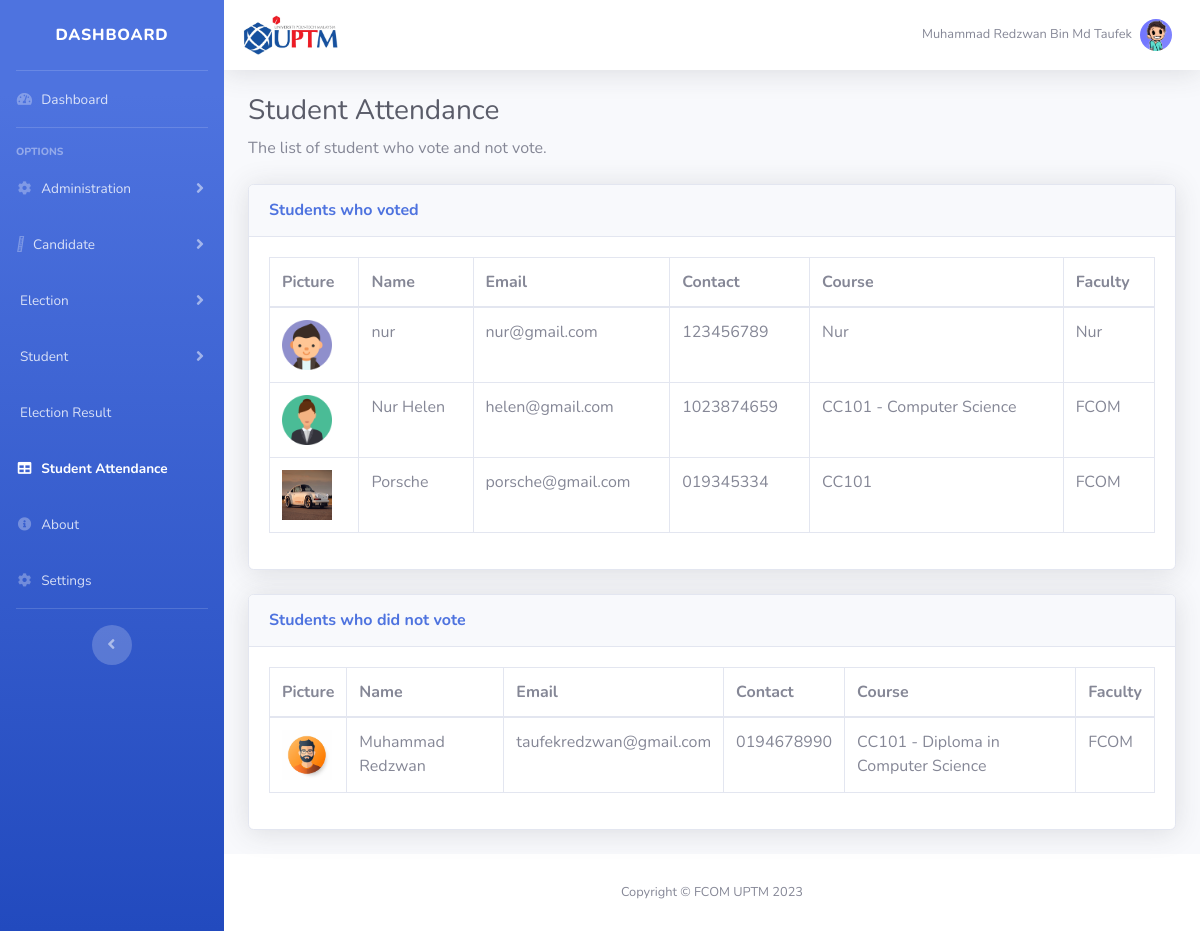
Before: /Admin/attendance.php (signed in) with the older database file.
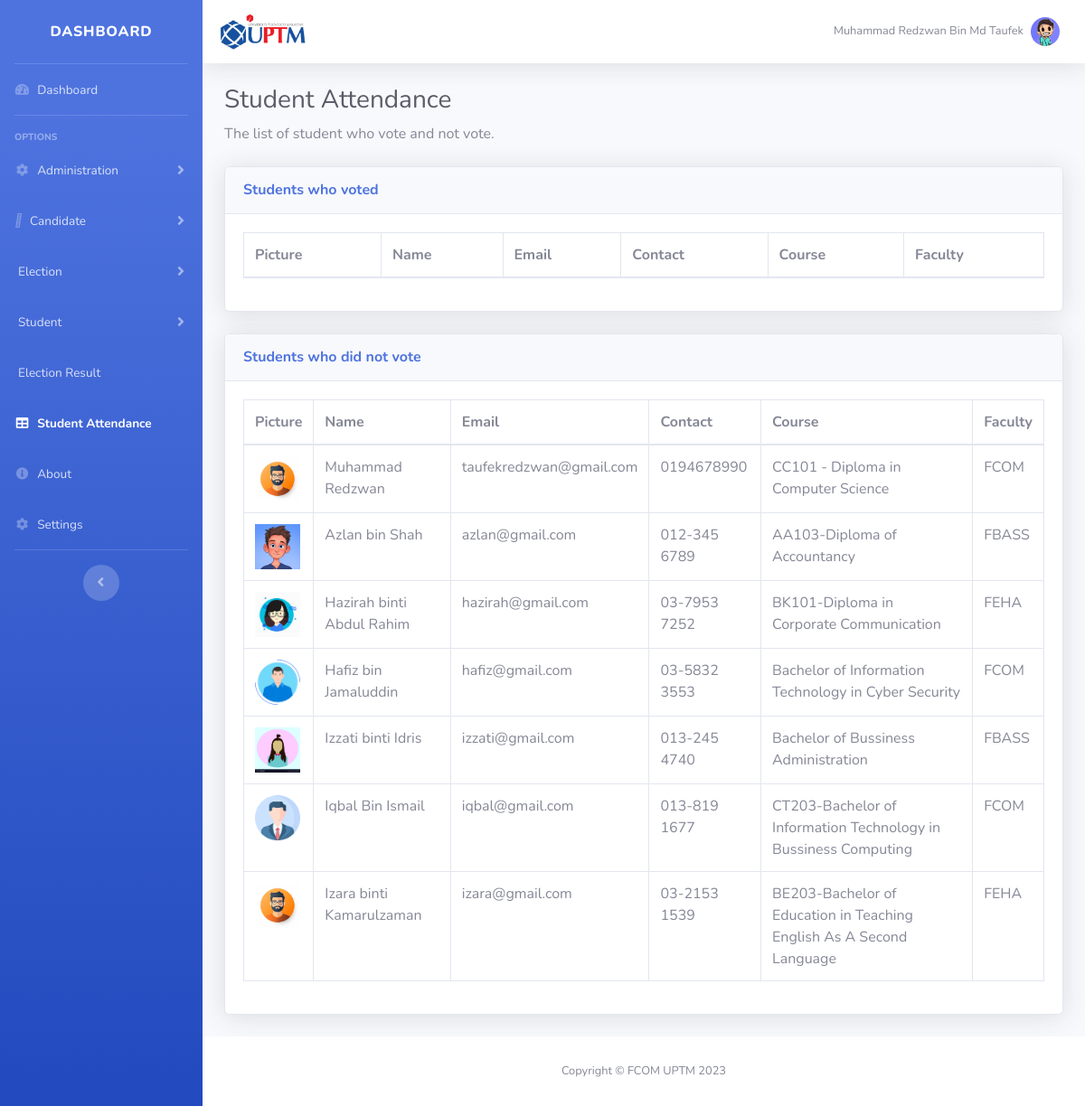
After: the same page with the newer database file.
### tables this page shows
CREATE TABLE `student` (
  `studentId` int(11) NOT NULL,
  `studentPic` varchar(255) NOT NULL,
  `studentName` varchar(80) NOT NULL,
  `email` varchar(100) NOT NULL,
  `password` varchar(255) NOT NULL,
  `contact` varchar(255) NOT NULL,
  `votingHistory` tinyint(4) NOT NULL DEFAULT 0,
  `course` varchar(255) NOT NULL,
  `faculty` varchar(255) NOT NULL,
  `apply` tinyint(1) NOT NULL DEFAULT 0
);

### Admin/attendance.php (the view, shortened to what the changed rows need)
<?php
    include '../Database/connect.php';
    $sql_voted = "SELECT * FROM student WHERE votingHistory = 1";
    $result_voted = $conn->query($sql_voted);
    $sql_not_voted = "SELECT * FROM student WHERE votingHistory = 0";
    $result_not_voted = $conn->query($sql_not_voted);
?>
<!DOCTYPE html>
<html lang="en">
<head>
    <link href="vendor/fontawesome-free/css/all.min.css" rel="stylesheet" type="text/css">
    <link href="css/sb-admin-2.min.css" rel="stylesheet">
    <link href="vendor/datatables/dataTables.bootstrap4.min.css" rel="stylesheet">
</head>
<body id="page-top">
    <div id="wrapper">
        <div id="content-wrapper" class="d-flex flex-column">
            <div id="content">
                <div class="container-fluid">
                    <h1 class="h3 mb-2 text-gray-800">Student Attendance</h1>
                    <div class="card shadow mb-4">
                        <div class="card-body">
                            <div class="table-responsive">
                                <table class="table table-bordered" id="dataTableVoted" width="100%" cellspacing="0">
                                    <thead>
                                        <tr>
                                            <th>Picture</th>
                                            <th>Name</th>
                                            <th>Email</th>
                                            <th>Contact</th>
                                            <th>Course</th>
                                            <th>Faculty</th>
                                        </tr>
                                    </thead>
                                    <tbody>
                                        <?php while($row = $result_voted->fetch_assoc()): ?>
                                            <tr>
                                                <td><img src="<?php echo $row['studentPic']; ?>" alt="Student Picture" style="width:50px;height:50px;"></td>
                                                <td><?php echo $row['studentName']; ?></td>
                                                <td><?php echo $row['email']; ?></td>
                                                <td><?php echo $row['contact']; ?></td>
                                                <td><?php echo $row['course']; ?></td>
                                                <td><?php echo $row['faculty']; ?></td>
                                            </tr>
                                        <?php endwhile; ?>
                                    </tbody>
                                </table>
                            </div>
                        </div>
                    </div>
                    <div class="card shadow mb-4">
                        <div class="card-body">
                            <div class="table-responsive">
                                <table class="table table-bordered" id="dataTableNotVoted" width="100%" cellspacing="0">
                                    <thead>
                                        <tr>
                                            <th>Picture</th>
                                            <th>Name</th>
                                            <th>Email</th>
                                            <th>Contact</th>
                                            <th>Course</th>
                                            <th>Faculty</th>
                                        </tr>
                                    </thead>
                                    <tbody>
                                        <?php while($row = $result_not_voted->fetch_assoc()): ?>
                                            <tr>
                                                <td><img src="<?php echo $row['studentPic']; ?>" alt="Student Picture" style="width:50px;height:50px;"></td>
                                                <td><?php echo $row['studentName']; ?></td>
                                                <td><?php echo $row['email']; ?></td>
                                                <td><?php echo $row['contact']; ?></td>
                                                <td><?php echo $row['course']; ?></td>
                                                <td><?php echo $row['faculty']; ?></td>
                                            </tr>
                                        <?php endwhile; ?>
                                    </tbody>
                                </table>
                            </div>
                        </div>
                    </div>
                </div>
            </div>
        </div>
    </div>
</body>
</html>

Changed rows visible on the page:
removed student: studentPic (picture), studentName "nur", email "nur@gmail.com", contact "123456789", course "Nur", faculty "Nur", shown under "Students who voted"
removed student: studentPic (picture), studentName "Nur Helen", email "helen@gmail.com", contact "1023874659", course "CC101 - Computer Science", faculty "FCOM", shown under "Students who voted"
removed student: studentPic (picture), studentName "Porsche", email "porsche@gmail.com", contact "019345334", course "CC101", faculty "FCOM", shown under "Students who voted"
added student: studentPic (picture), studentName "Azlan bin Shah", email "azlan@gmail.com", contact "012-345 6789", course "AA103-Diploma of Accountancy", faculty "FBASS", shown under "Students who did not vote"
added student: studentPic (picture), studentName "Hazirah binti Abdul Rahim", email "hazirah@gmail.com", contact "03-7953 7252", course "BK101-Diploma in Corporate Communication", faculty "FEHA", shown under "Students who did not vote"
added student: studentPic (picture), studentName "Hafiz bin Jamaluddin", email "hafiz@gmail.com", contact "03-5832 3553", course "Bachelor of Information Technology in Cyber Security", faculty "FCOM", shown under "Students who did not vote"
added student: studentPic (picture), studentName "Izzati binti Idris", email "izzati@gmail.com", contact "013-245 4740", course "Bachelor of Bussiness Administration", faculty "FBASS", shown under "Students who did not vote"
added student: studentPic (picture), studentName "Iqbal Bin Ismail", email "iqbal@gmail.com", contact "013-819 1677", course "CT203-Bachelor of Information Technology in Bussiness Computing", faculty "FCOM", shown under "Students who did not vote"
added student: studentPic (picture), studentName "Izara binti Kamarulzaman", email "izara@gmail.com", contact "03-2153 1539", course "BE203-Bachelor of Education in Teaching English As A Second Language", faculty "FEHA", shown under "Students who did not vote"
